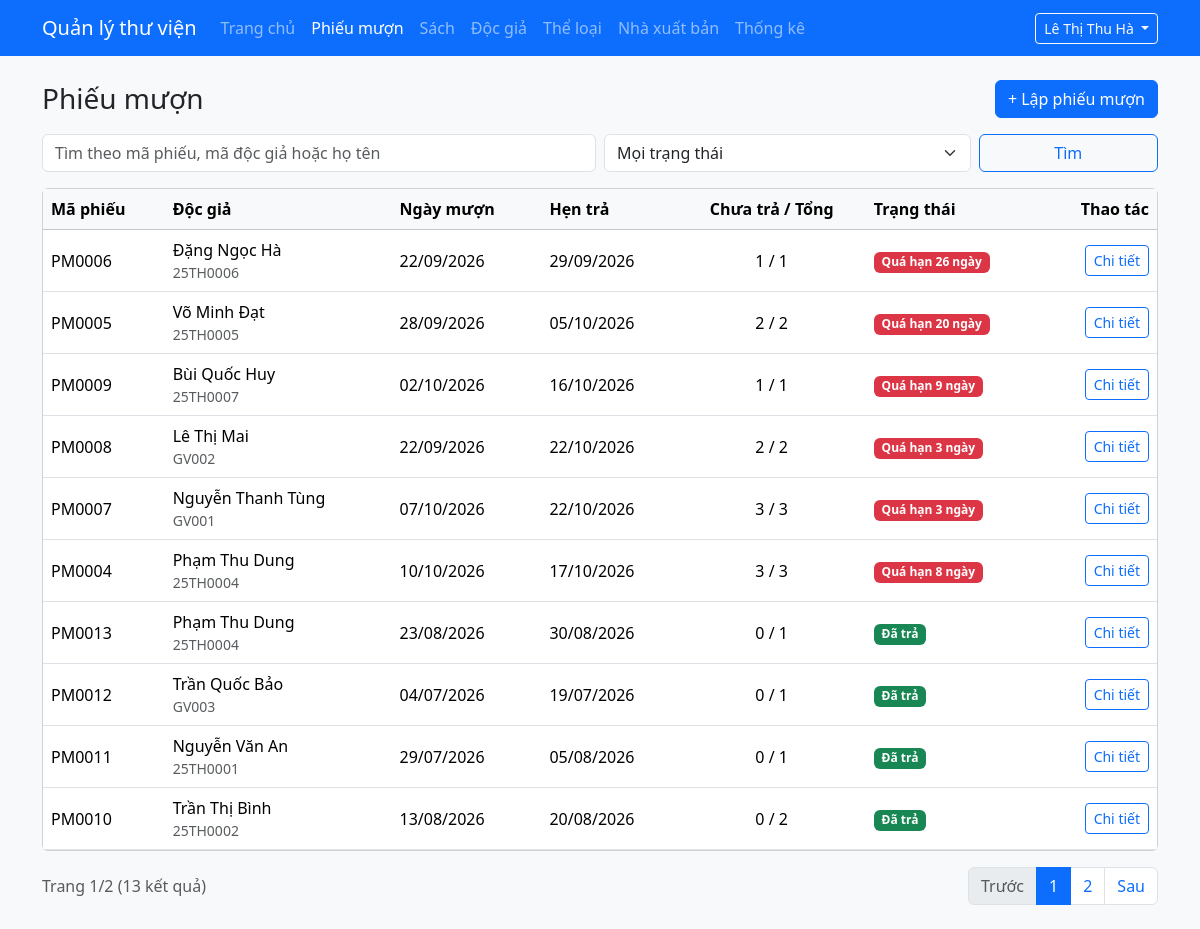
Page /admin/phieumuon.php (signed in) on the earlier database version.
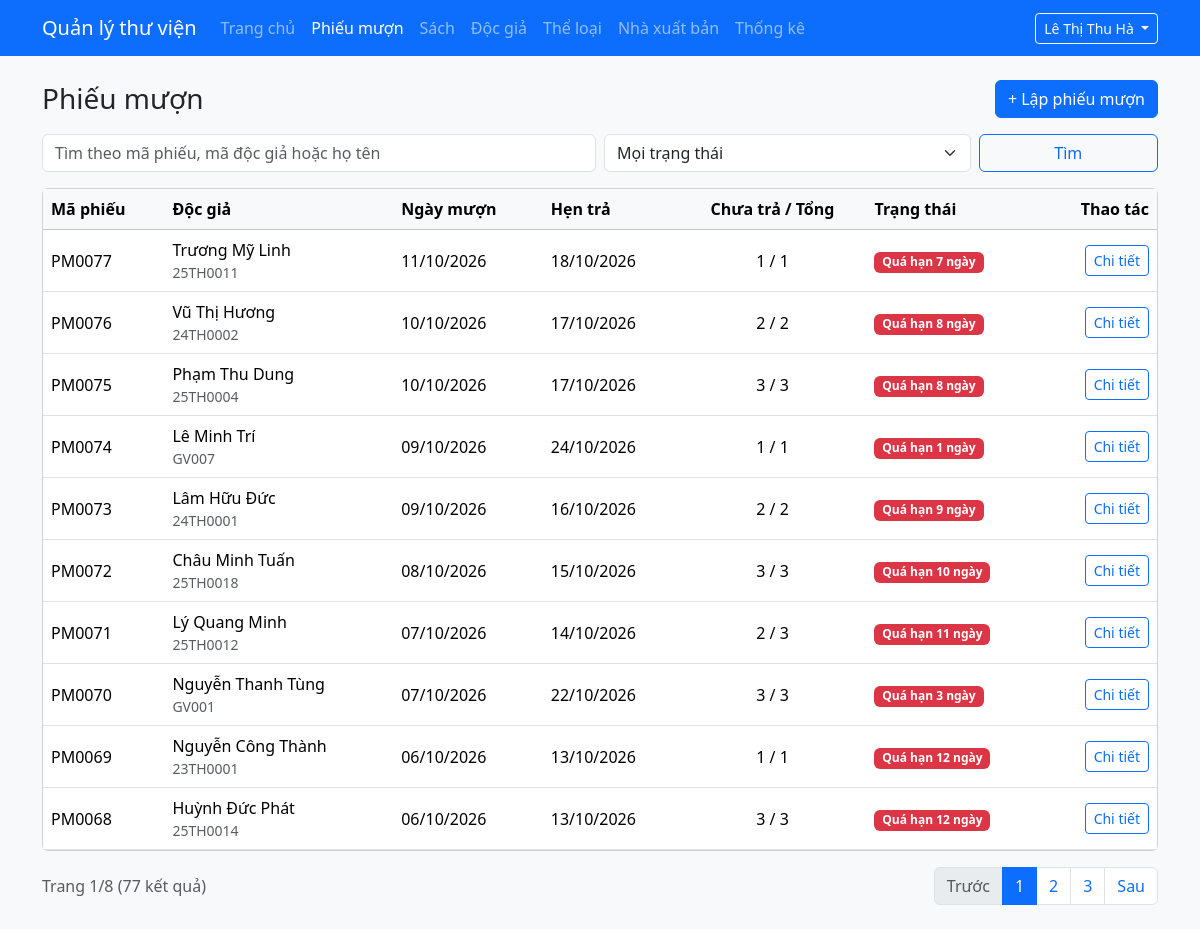
Same page on the later database version.
### tables this page shows
CREATE TABLE phieumuon (
  id                    INT UNSIGNED NOT NULL AUTO_INCREMENT PRIMARY KEY,
  ma_phieu              VARCHAR(20)  NOT NULL UNIQUE,
  id_doc_gia            INT UNSIGNED NOT NULL,
  id_nhan_vien          INT UNSIGNED NOT NULL,           
  ngay_muon             DATE NOT NULL,
  ngay_hen_tra          DATE NOT NULL,                   
  so_lan_gia_han_da_dung TINYINT UNSIGNED NOT NULL DEFAULT 0,   
  trang_thai            ENUM('dang_muon','da_tra','qua_han') NOT NULL DEFAULT 'dang_muon',
  CONSTRAINT fk_phieu_docgia   FOREIGN KEY (id_doc_gia)   REFERENCES docgia(id),
  CONSTRAINT fk_phieu_nhanvien FOREIGN KEY (id_nhan_vien) REFERENCES nhanvien(id),
  CHECK (ngay_hen_tra >= ngay_muon),
  INDEX idx_phieu_hen_tra (trang_thai, ngay_hen_tra)       
);

CREATE TABLE docgia (
  id            INT UNSIGNED NOT NULL AUTO_INCREMENT PRIMARY KEY,
  ma_doc_gia    VARCHAR(20)  NOT NULL UNIQUE,     
  ho_ten        VARCHAR(100) NOT NULL,
  ngay_sinh     DATE         NULL,
  gioi_tinh     ENUM('nam','nu','khac') NOT NULL DEFAULT 'khac',
  dia_chi       VARCHAR(255) NULL,
  sdt           VARCHAR(15)  NULL,
  email         VARCHAR(100) NULL,
  id_loai       INT UNSIGNED NOT NULL,
  mat_khau      VARCHAR(255) NOT NULL,            
  ngay_dang_ky  DATE         NOT NULL,
  trang_thai    ENUM('hoat_dong','khoa') NOT NULL DEFAULT 'hoat_dong',
  CONSTRAINT fk_docgia_loai FOREIGN KEY (id_loai) REFERENCES loaidocgia(id)
);

### includes/helpers.php (called while the page is built, shortened)
<?php
function e($chuoi): string
{
    return htmlspecialchars((string) $chuoi, ENT_QUOTES | ENT_SUBSTITUTE, 'UTF-8');
}
function layChuoiGet(string $ten): string
{
    $giaTri = $_GET[$ten] ?? '';
    return is_string($giaTri) ? trim($giaTri) : '';
}

### includes/csdl.php (called while the page is built, shortened)
<?php
function truyVan(mysqli $conn, string $sql, string $kieu = '', array $thamSo = []): mysqli_stmt
{
    $stmt = mysqli_prepare($conn, $sql);
    if ($kieu !== '') {
        mysqli_stmt_bind_param($stmt, $kieu, ...$thamSo);
    }
    mysqli_stmt_execute($stmt);
    return $stmt;
}

### includes/muon-tra.php (called while the page is built, shortened)
<?php
require_once __DIR__ . '/csdl.php';
function ngayVN(?string $ngay): string
{
    return date('d/m/Y', strtotime($ngay));
}
function nhanTrangThaiPhieu(int $soCuonChuaTra, int $soNgayTre): array
{
    if ($soCuonChuaTra === 0) {
        return ['Đã trả', 'success'];
    }
    if ($soNgayTre > 0) {
        return ['Quá hạn ' . $soNgayTre . ' ngày', 'danger'];
    }
    return ['Đang mượn', 'primary'];
}

### admin/phieumuon.php (the view, shortened to what the changed rows need)
<?php
require_once __DIR__ . '/../includes/khoi-tao-admin.php';
require_once __DIR__ . '/../includes/muon-tra.php';
$soDongMoiTrang = 10;
$tuKhoa = layChuoiGet('q');
$trangThai = layChuoiGet('trangthai');
if (!in_array($trangThai, ['dang_muon', 'qua_han', 'da_tra'], true)) {
    $trangThai = '';
}
$pageNum = filter_var(layChuoiGet('page'), FILTER_VALIDATE_INT);
$pageNum = ($pageNum !== false && $pageNum > 0) ? $pageNum : 1;
$dieuKien = [];
$kieu     = '';
$thamSo   = [];
$menhDeWhere = count($dieuKien) > 0 ? 'WHERE ' . implode(' AND ', $dieuKien) : '';
$stmt = truyVan(
    $conn,
    "SELECT COUNT(*) FROM phieumuon pm JOIN docgia dg ON dg.id = pm.id_doc_gia $menhDeWhere",
    $kieu,
    $thamSo
);
$numRows = (int) mysqli_fetch_row(mysqli_stmt_get_result($stmt))[0];
$maxPage = max(1, (int) ceil($numRows / $soDongMoiTrang));
$pageNum = min($pageNum, $maxPage);
$offset  = ($pageNum - 1) * $soDongMoiTrang;
$sql = "SELECT pm.id, pm.ma_phieu, pm.ngay_muon, pm.ngay_hen_tra, dg.ma_doc_gia, dg.ho_ten,
               DATEDIFF(CURDATE(), pm.ngay_hen_tra) AS so_ngay_tre,
               (SELECT COUNT(*) FROM chitietphieumuon ct WHERE ct.id_phieu_muon = pm.id) AS tong_cuon,
               (SELECT COUNT(*) FROM chitietphieumuon ct
                WHERE ct.id_phieu_muon = pm.id AND ct.ngay_tra_thuc_te IS NULL) AS chua_tra
        FROM phieumuon pm
        JOIN docgia dg ON dg.id = pm.id_doc_gia
        $menhDeWhere
        ORDER BY pm.id DESC
        LIMIT ? OFFSET ?";
$stmt = truyVan(
    $conn,
    $sql,
    $kieu . 'ii',
    array_merge($thamSo, [$soDongMoiTrang, $offset])
);
$dsPhieu = mysqli_fetch_all(mysqli_stmt_get_result($stmt), MYSQLI_ASSOC);
function lienKetTrang(int $page, string $tuKhoa, string $trangThai): string
{
    $thamSoUrl = ['page' => $page];
    return '?' . e(http_build_query($thamSoUrl));
}
require __DIR__ . '/../includes/admin-dau.php';
?>
<div class="d-flex flex-wrap justify-content-between align-items-center mb-3 gap-2">
    <h1 class="h3 mb-0">Phiếu mượn</h1>
</div>
<div class="card">
    <div class="table-responsive">
        <table class="table table-hover align-middle mb-0">
            <thead class="table-light">
                <tr>
                    <th>Mã phiếu</th>
                    <th>Độc giả</th>
                    <th>Ngày mượn</th>
                    <th>Hẹn trả</th>
                    <th class="text-center">Chưa trả / Tổng</th>
                    <th>Trạng thái</th>
                    <th class="text-end">Thao tác</th>
                </tr>
            </thead>
            <tbody>
            <?php foreach ($dsPhieu as $phieu): ?>
                <?php [$nhan, $mau] = nhanTrangThaiPhieu((int) $phieu['chua_tra'], (int) $phieu['so_ngay_tre']); ?>
                <tr>
                    <td><?= e($phieu['ma_phieu']) ?></td>
                    <td>
                        <?= e($phieu['ho_ten']) ?>
                        <div class="small text-muted"><?= e($phieu['ma_doc_gia']) ?></div>
                    </td>
                    <td><?= e(ngayVN($phieu['ngay_muon'])) ?></td>
                    <td><?= e(ngayVN($phieu['ngay_hen_tra'])) ?></td>
                    <td class="text-center"><?= (int) $phieu['chua_tra'] ?> / <?= (int) $phieu['tong_cuon'] ?></td>
                    <td><span class="badge text-bg-<?= $mau ?>"><?= e($nhan) ?></span></td>
                    <td class="text-end text-nowrap">
                        <a href="phieumuon-chitiet.php?id=<?= (int) $phieu['id'] ?>" class="btn btn-sm btn-outline-primary">Chi tiết</a>
                    </td>
                </tr>
            <?php endforeach; ?>
            </tbody>
        </table>
    </div>
</div>
<div class="d-flex flex-wrap justify-content-between align-items-center mt-3 gap-2">
    <div class="text-muted">Trang <?= $pageNum ?>/<?= $maxPage ?> (<?= $numRows ?> kết quả)</div>
    <?php if ($maxPage > 1): ?>
    <nav aria-label="Phân trang">
        <ul class="pagination mb-0">
            <?php for ($i = max(1, $pageNum - 2); $i <= min($maxPage, $pageNum + 2); $i++): ?>
                <li class="page-item<?= $i === $pageNum ? ' active' : '' ?>">
                    <a class="page-link" href="<?= lienKetTrang($i, $tuKhoa, $trangThai) ?>"><?= $i ?></a>
                </li>
            <?php endfor; ?>
        </ul>
    </nav>
    <?php endif; ?>
</div>
<?php require __DIR__ . '/../includes/admin-cuoi.php'; ?>

Differences in the rows shown:
no longer on this page (row edited): phieumuon: ma_phieu "PM0006", id_doc_gia.ho_ten "Đặng Ngọc Hà", id_doc_gia.ma_doc_gia "25TH0006", ngay_muon "22/09/2026", ngay_hen_tra "29/09/2026", chua_tra "1", tong_cuon "1", nhan "Quá hạn 26 ngày"
no longer on this page (row edited): phieumuon: ma_phieu "PM0005", id_doc_gia.ho_ten "Võ Minh Đạt", id_doc_gia.ma_doc_gia "25TH0005", ngay_muon "28/09/2026", ngay_hen_tra "05/10/2026", chua_tra "2", tong_cuon "2", nhan "Quá hạn 20 ngày"
no longer on this page (row edited): phieumuon: ma_phieu "PM0009", id_doc_gia.ho_ten "Bùi Quốc Huy", id_doc_gia.ma_doc_gia "25TH0007", ngay_muon "02/10/2026", ngay_hen_tra "16/10/2026", chua_tra "1", tong_cuon "1", nhan "Quá hạn 9 ngày"
no longer on this page (row edited): phieumuon: ma_phieu "PM0008", id_doc_gia.ho_ten "Lê Thị Mai", id_doc_gia.ma_doc_gia "GV002", ngay_muon "22/09/2026", ngay_hen_tra "22/10/2026", chua_tra "2", tong_cuon "2", nhan "Quá hạn 3 ngày"
no longer on this page (row edited): phieumuon: ma_phieu "PM0007", id_doc_gia.ho_ten "Nguyễn Thanh Tùng", id_doc_gia.ma_doc_gia "GV001", ngay_muon "07/10/2026", ngay_hen_tra "22/10/2026", chua_tra "3", tong_cuon "3", nhan "Quá hạn 3 ngày"
no longer on this page (row edited): phieumuon: ma_phieu "PM0004", id_doc_gia.ho_ten "Phạm Thu Dung", id_doc_gia.ma_doc_gia "25TH0004", ngay_muon "10/10/2026", ngay_hen_tra "17/10/2026", chua_tra "3", tong_cuon "3", nhan "Quá hạn 8 ngày"
no longer on this page (row edited): phieumuon: ma_phieu "PM0013", id_doc_gia.ho_ten "Phạm Thu Dung", id_doc_gia.ma_doc_gia "25TH0004", ngay_muon "23/08/2026", ngay_hen_tra "30/08/2026", chua_tra "0", tong_cuon "1", nhan "Đã trả"
no longer on this page (row edited): phieumuon: ma_phieu "PM0012", id_doc_gia.ho_ten "Trần Quốc Bảo", id_doc_gia.ma_doc_gia "GV003", ngay_muon "04/07/2026", ngay_hen_tra "19/07/2026", chua_tra "0", tong_cuon "1", nhan "Đã trả"
no longer on this page (row edited): phieumuon: ma_phieu "PM0011", id_doc_gia.ho_ten "Nguyễn Văn An", id_doc_gia.ma_doc_gia "25TH0001", ngay_muon "29/07/2026", ngay_hen_tra "05/08/2026", chua_tra "0", tong_cuon "1", nhan "Đã trả"
no longer on this page (row edited): phieumuon: ma_phieu "PM0010", id_doc_gia.ho_ten "Trần Thị Bình", id_doc_gia.ma_doc_gia "25TH0002", ngay_muon "13/08/2026", ngay_hen_tra "20/08/2026", chua_tra "0", tong_cuon "2", nhan "Đã trả"
added phieumuon: ma_phieu "PM0077", id_doc_gia.ho_ten "Trương Mỹ Linh", id_doc_gia.ma_doc_gia "25TH0011", ngay_muon "11/10/2026", ngay_hen_tra "18/10/2026", chua_tra "1", tong_cuon "1", nhan "Quá hạn 7 ngày"
added phieumuon: ma_phieu "PM0076", id_doc_gia.ho_ten "Vũ Thị Hương", id_doc_gia.ma_doc_gia "24TH0002", ngay_muon "10/10/2026", ngay_hen_tra "17/10/2026", chua_tra "2", tong_cuon "2", nhan "Quá hạn 8 ngày"
added phieumuon: ma_phieu "PM0075", id_doc_gia.ho_ten "Phạm Thu Dung", id_doc_gia.ma_doc_gia "25TH0004", ngay_muon "10/10/2026", ngay_hen_tra "17/10/2026", chua_tra "3", tong_cuon "3", nhan "Quá hạn 8 ngày"
added phieumuon: ma_phieu "PM0074", id_doc_gia.ho_ten "Lê Minh Trí", id_doc_gia.ma_doc_gia "GV007", ngay_muon "09/10/2026", ngay_hen_tra "24/10/2026", chua_tra "1", tong_cuon "1", nhan "Quá hạn 1 ngày"
added phieumuon: ma_phieu "PM0073", id_doc_gia.ho_ten "Lâm Hữu Đức", id_doc_gia.ma_doc_gia "24TH0001", ngay_muon "09/10/2026", ngay_hen_tra "16/10/2026", chua_tra "2", tong_cuon "2", nhan "Quá hạn 9 ngày"
added phieumuon: ma_phieu "PM0072", id_doc_gia.ho_ten "Châu Minh Tuấn", id_doc_gia.ma_doc_gia "25TH0018", ngay_muon "08/10/2026", ngay_hen_tra "15/10/2026", chua_tra "3", tong_cuon "3", nhan "Quá hạn 10 ngày"
added phieumuon: ma_phieu "PM0071", id_doc_gia.ho_ten "Lý Quang Minh", id_doc_gia.ma_doc_gia "25TH0012", ngay_muon "07/10/2026", ngay_hen_tra "14/10/2026", chua_tra "2", tong_cuon "3", nhan "Quá hạn 11 ngày"
added phieumuon: ma_phieu "PM0070", id_doc_gia.ho_ten "Nguyễn Thanh Tùng", id_doc_gia.ma_doc_gia "GV001", ngay_muon "07/10/2026", ngay_hen_tra "22/10/2026", chua_tra "3", tong_cuon "3", nhan "Quá hạn 3 ngày"
added phieumuon: ma_phieu "PM0069", id_doc_gia.ho_ten "Nguyễn Công Thành", id_doc_gia.ma_doc_gia "23TH0001", ngay_muon "06/10/2026", ngay_hen_tra "13/10/2026", chua_tra "1", tong_cuon "1", nhan "Quá hạn 12 ngày"
added phieumuon: ma_phieu "PM0068", id_doc_gia.ho_ten "Huỳnh Đức Phát", id_doc_gia.ma_doc_gia "25TH0014", ngay_muon "06/10/2026", ngay_hen_tra "13/10/2026", chua_tra "3", tong_cuon "3", nhan "Quá hạn 12 ngày"
Other differences:
$maxPage: "2" → "8"
$numRows: "13" → "77"
new list line: "3"
